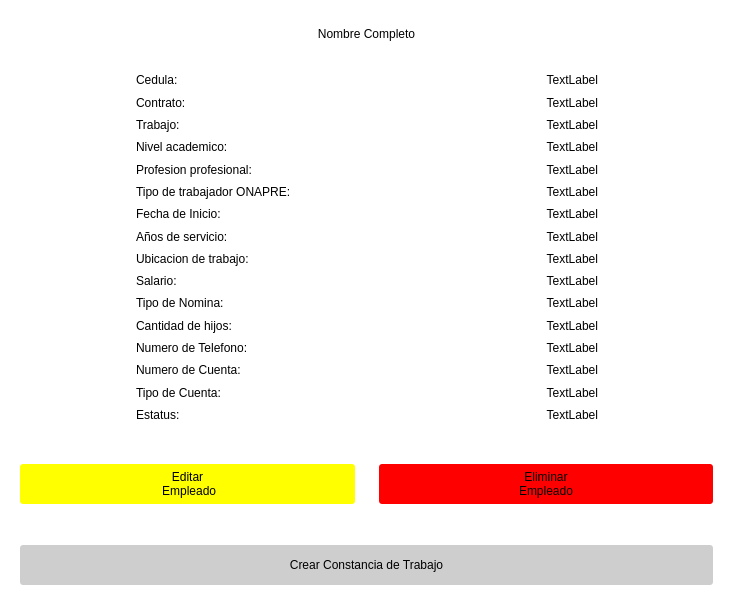
<?xml version="1.0" encoding="UTF-8"?>
<ui version="4.0">
 <class>Form</class>
 <widget class="QWidget" name="Form">
  <property name="geometry">
   <rect>
    <x>0</x>
    <y>0</y>
    <width>733</width>
    <height>605</height>
   </rect>
  </property>
  <property name="windowTitle">
   <string>Form</string>
  </property>
  <property name="styleSheet">
   <string notr="true">#Form{
background-color:white;
}
QPushButton, #crear_constancia{
border:none;
border-radius:3px;
height:40px;

}

#crear_constancia:hover{
background-color:rgb(186, 186, 186)
}

#crear_constancia{
background-color:rgb(206, 206, 206)
}

QFrame{
border:none;
}


#editar_btn{
background-color:yellow;
}

#editar_btn:hover{
background-color:#aa4;
}

#eliminar_btn:hover{
background-color:#c66;
}

#eliminar_btn{
background-color:red;
}</string>
  </property>
  <layout class="QHBoxLayout" name="horizontalLayout_15">
   <item>
    <layout class="QVBoxLayout" name="verticalLayout_2" stretch="1,8,2,0">
     <item>
      <widget class="QFrame" name="frame_4">
       <property name="frameShape">
        <enum>QFrame::StyledPanel</enum>
       </property>
       <property name="frameShadow">
        <enum>QFrame::Raised</enum>
       </property>
       <layout class="QHBoxLayout" name="horizontalLayout_13">
        <item>
         <widget class="QLabel" name="nombre">
          <property name="text">
           <string>Nombre Completo</string>
          </property>
          <property name="alignment">
           <set>Qt::AlignCenter</set>
          </property>
         </widget>
        </item>
       </layout>
      </widget>
     </item>
     <item>
      <widget class="QFrame" name="frame_5">
       <property name="frameShape">
        <enum>QFrame::StyledPanel</enum>
       </property>
       <property name="frameShadow">
        <enum>QFrame::Raised</enum>
       </property>
       <layout class="QHBoxLayout" name="horizontalLayout_14" stretch="15,60,15">
        <item>
         <spacer name="horizontalSpacer">
          <property name="orientation">
           <enum>Qt::Horizontal</enum>
          </property>
          <property name="sizeHint" stdset="0">
           <size>
            <width>134</width>
            <height>20</height>
           </size>
          </property>
         </spacer>
        </item>
        <item>
         <layout class="QVBoxLayout" name="verticalLayout">
          <item>
           <layout class="QHBoxLayout" name="horizontalLayout_19">
            <item>
             <widget class="QLabel" name="label_16">
              <property name="text">
               <string>Cedula:</string>
              </property>
             </widget>
            </item>
            <item>
             <widget class="QLabel" name="trabajo_2">
              <property name="text">
               <string>TextLabel</string>
              </property>
              <property name="alignment">
               <set>Qt::AlignRight|Qt::AlignTrailing|Qt::AlignVCenter</set>
              </property>
             </widget>
            </item>
           </layout>
          </item>
          <item>
           <layout class="QHBoxLayout" name="horizontalLayout_20">
            <item>
             <widget class="QLabel" name="label_17">
              <property name="text">
               <string>Contrato:</string>
              </property>
             </widget>
            </item>
            <item>
             <widget class="QLabel" name="trabajo_3">
              <property name="text">
               <string>TextLabel</string>
              </property>
              <property name="alignment">
               <set>Qt::AlignRight|Qt::AlignTrailing|Qt::AlignVCenter</set>
              </property>
             </widget>
            </item>
           </layout>
          </item>
          <item>
           <layout class="QHBoxLayout" name="horizontalLayout_3">
            <item>
             <widget class="QLabel" name="label_4">
              <property name="text">
               <string>Trabajo:</string>
              </property>
             </widget>
            </item>
            <item>
             <widget class="QLabel" name="trabajo">
              <property name="text">
               <string>TextLabel</string>
              </property>
              <property name="alignment">
               <set>Qt::AlignRight|Qt::AlignTrailing|Qt::AlignVCenter</set>
              </property>
             </widget>
            </item>
           </layout>
          </item>
          <item>
           <layout class="QHBoxLayout" name="horizontalLayout_2">
            <item>
             <widget class="QLabel" name="label_3">
              <property name="text">
               <string>Nivel academico:</string>
              </property>
             </widget>
            </item>
            <item>
             <widget class="QLabel" name="academico">
              <property name="text">
               <string>TextLabel</string>
              </property>
              <property name="alignment">
               <set>Qt::AlignRight|Qt::AlignTrailing|Qt::AlignVCenter</set>
              </property>
             </widget>
            </item>
           </layout>
          </item>
          <item>
           <layout class="QHBoxLayout" name="horizontalLayout_4">
            <item>
             <widget class="QLabel" name="label_5">
              <property name="text">
               <string>Profesion profesional:</string>
              </property>
             </widget>
            </item>
            <item>
             <widget class="QLabel" name="porfesion">
              <property name="text">
               <string>TextLabel</string>
              </property>
              <property name="alignment">
               <set>Qt::AlignRight|Qt::AlignTrailing|Qt::AlignVCenter</set>
              </property>
             </widget>
            </item>
           </layout>
          </item>
          <item>
           <layout class="QHBoxLayout" name="horizontalLayout_5">
            <item>
             <widget class="QLabel" name="label_6">
              <property name="text">
               <string>Tipo de trabajador ONAPRE:</string>
              </property>
             </widget>
            </item>
            <item>
             <widget class="QLabel" name="onapre">
              <property name="text">
               <string>TextLabel</string>
              </property>
              <property name="alignment">
               <set>Qt::AlignRight|Qt::AlignTrailing|Qt::AlignVCenter</set>
              </property>
             </widget>
            </item>
           </layout>
          </item>
          <item>
           <layout class="QHBoxLayout" name="horizontalLayout_6">
            <item>
             <widget class="QLabel" name="label_7">
              <property name="text">
               <string>Fecha de Inicio:</string>
              </property>
             </widget>
            </item>
            <item>
             <widget class="QLabel" name="inicio">
              <property name="text">
               <string>TextLabel</string>
              </property>
              <property name="alignment">
               <set>Qt::AlignRight|Qt::AlignTrailing|Qt::AlignVCenter</set>
              </property>
             </widget>
            </item>
           </layout>
          </item>
          <item>
           <layout class="QHBoxLayout" name="horizontalLayout_7">
            <item>
             <widget class="QLabel" name="label_8">
              <property name="text">
               <string>Años de servicio:</string>
              </property>
             </widget>
            </item>
            <item>
             <widget class="QLabel" name="servicio">
              <property name="text">
               <string>TextLabel</string>
              </property>
              <property name="alignment">
               <set>Qt::AlignRight|Qt::AlignTrailing|Qt::AlignVCenter</set>
              </property>
             </widget>
            </item>
           </layout>
          </item>
          <item>
           <layout class="QHBoxLayout" name="horizontalLayout_8">
            <item>
             <widget class="QLabel" name="label_9">
              <property name="text">
               <string>Ubicacion de trabajo:</string>
              </property>
             </widget>
            </item>
            <item>
             <widget class="QLabel" name="ubicacion">
              <property name="text">
               <string>TextLabel</string>
              </property>
              <property name="alignment">
               <set>Qt::AlignRight|Qt::AlignTrailing|Qt::AlignVCenter</set>
              </property>
             </widget>
            </item>
           </layout>
          </item>
          <item>
           <layout class="QHBoxLayout" name="horizontalLayout_9">
            <item>
             <widget class="QLabel" name="label_10">
              <property name="text">
               <string>Salario:</string>
              </property>
             </widget>
            </item>
            <item>
             <widget class="QLabel" name="salario">
              <property name="text">
               <string>TextLabel</string>
              </property>
              <property name="alignment">
               <set>Qt::AlignRight|Qt::AlignTrailing|Qt::AlignVCenter</set>
              </property>
             </widget>
            </item>
           </layout>
          </item>
          <item>
           <layout class="QHBoxLayout" name="horizontalLayout_10">
            <item>
             <widget class="QLabel" name="label_11">
              <property name="text">
               <string>Tipo de Nomina:</string>
              </property>
             </widget>
            </item>
            <item>
             <widget class="QLabel" name="nomina">
              <property name="text">
               <string>TextLabel</string>
              </property>
              <property name="alignment">
               <set>Qt::AlignRight|Qt::AlignTrailing|Qt::AlignVCenter</set>
              </property>
             </widget>
            </item>
           </layout>
          </item>
          <item>
           <layout class="QHBoxLayout" name="horizontalLayout">
            <item>
             <widget class="QLabel" name="label_2">
              <property name="text">
               <string>Cantidad de hijos:</string>
              </property>
             </widget>
            </item>
            <item>
             <widget class="QLabel" name="hijos">
              <property name="text">
               <string>TextLabel</string>
              </property>
              <property name="alignment">
               <set>Qt::AlignRight|Qt::AlignTrailing|Qt::AlignVCenter</set>
              </property>
             </widget>
            </item>
           </layout>
          </item>
          <item>
           <layout class="QHBoxLayout" name="horizontalLayout_16">
            <item>
             <widget class="QLabel" name="label_13">
              <property name="text">
               <string>Numero de Telefono:</string>
              </property>
             </widget>
            </item>
            <item>
             <widget class="QLabel" name="nro_tlfn">
              <property name="text">
               <string>TextLabel</string>
              </property>
              <property name="alignment">
               <set>Qt::AlignRight|Qt::AlignTrailing|Qt::AlignVCenter</set>
              </property>
             </widget>
            </item>
           </layout>
          </item>
          <item>
           <layout class="QHBoxLayout" name="horizontalLayout_17">
            <item>
             <widget class="QLabel" name="label_14">
              <property name="text">
               <string>Numero de Cuenta:</string>
              </property>
             </widget>
            </item>
            <item>
             <widget class="QLabel" name="nro_cuenta">
              <property name="text">
               <string>TextLabel</string>
              </property>
              <property name="alignment">
               <set>Qt::AlignRight|Qt::AlignTrailing|Qt::AlignVCenter</set>
              </property>
             </widget>
            </item>
           </layout>
          </item>
          <item>
           <layout class="QHBoxLayout" name="horizontalLayout_18">
            <item>
             <widget class="QLabel" name="label_15">
              <property name="text">
               <string>Tipo de Cuenta:</string>
              </property>
             </widget>
            </item>
            <item>
             <widget class="QLabel" name="account_type">
              <property name="text">
               <string>TextLabel</string>
              </property>
              <property name="alignment">
               <set>Qt::AlignRight|Qt::AlignTrailing|Qt::AlignVCenter</set>
              </property>
             </widget>
            </item>
           </layout>
          </item>
          <item>
           <layout class="QHBoxLayout" name="horizontalLayout_11">
            <item>
             <widget class="QLabel" name="label_12">
              <property name="text">
               <string>Estatus:</string>
              </property>
             </widget>
            </item>
            <item>
             <widget class="QLabel" name="estatus">
              <property name="text">
               <string>TextLabel</string>
              </property>
              <property name="alignment">
               <set>Qt::AlignRight|Qt::AlignTrailing|Qt::AlignVCenter</set>
              </property>
             </widget>
            </item>
           </layout>
          </item>
         </layout>
        </item>
        <item>
         <spacer name="horizontalSpacer_2">
          <property name="orientation">
           <enum>Qt::Horizontal</enum>
          </property>
          <property name="sizeHint" stdset="0">
           <size>
            <width>40</width>
            <height>20</height>
           </size>
          </property>
         </spacer>
        </item>
       </layout>
      </widget>
     </item>
     <item>
      <layout class="QHBoxLayout" name="horizontalLayout_12">
       <item>
        <widget class="QFrame" name="frame_2">
         <property name="frameShape">
          <enum>QFrame::StyledPanel</enum>
         </property>
         <property name="frameShadow">
          <enum>QFrame::Raised</enum>
         </property>
         <layout class="QVBoxLayout" name="verticalLayout_5">
          <item>
           <widget class="QPushButton" name="editar_btn">
            <property name="cursor">
             <cursorShape>PointingHandCursor</cursorShape>
            </property>
            <property name="text">
             <string>Editar
 Empleado</string>
            </property>
           </widget>
          </item>
         </layout>
        </widget>
       </item>
       <item>
        <widget class="QFrame" name="frame_3">
         <property name="frameShape">
          <enum>QFrame::StyledPanel</enum>
         </property>
         <property name="frameShadow">
          <enum>QFrame::Raised</enum>
         </property>
         <layout class="QVBoxLayout" name="verticalLayout_6">
          <item>
           <widget class="QPushButton" name="eliminar_btn">
            <property name="cursor">
             <cursorShape>PointingHandCursor</cursorShape>
            </property>
            <property name="text">
             <string>Eliminar 
Empleado</string>
            </property>
           </widget>
          </item>
         </layout>
        </widget>
       </item>
      </layout>
     </item>
     <item>
      <widget class="QFrame" name="frame_7">
       <property name="frameShape">
        <enum>QFrame::StyledPanel</enum>
       </property>
       <property name="frameShadow">
        <enum>QFrame::Raised</enum>
       </property>
       <layout class="QHBoxLayout" name="horizontalLayout_21">
        <item>
         <widget class="QPushButton" name="crear_constancia">
          <property name="text">
           <string>Crear Constancia de Trabajo</string>
          </property>
         </widget>
        </item>
       </layout>
      </widget>
     </item>
    </layout>
   </item>
  </layout>
 </widget>
 <resources/>
 <connections/>
</ui>
